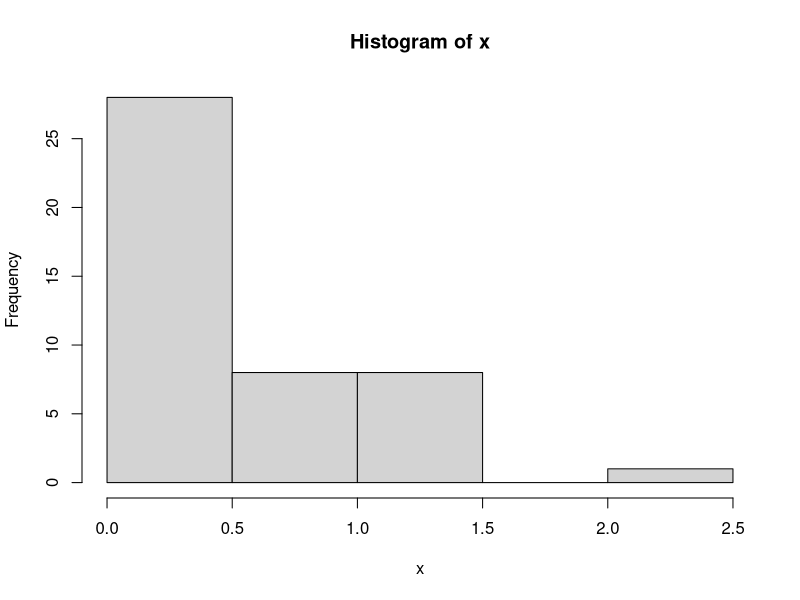
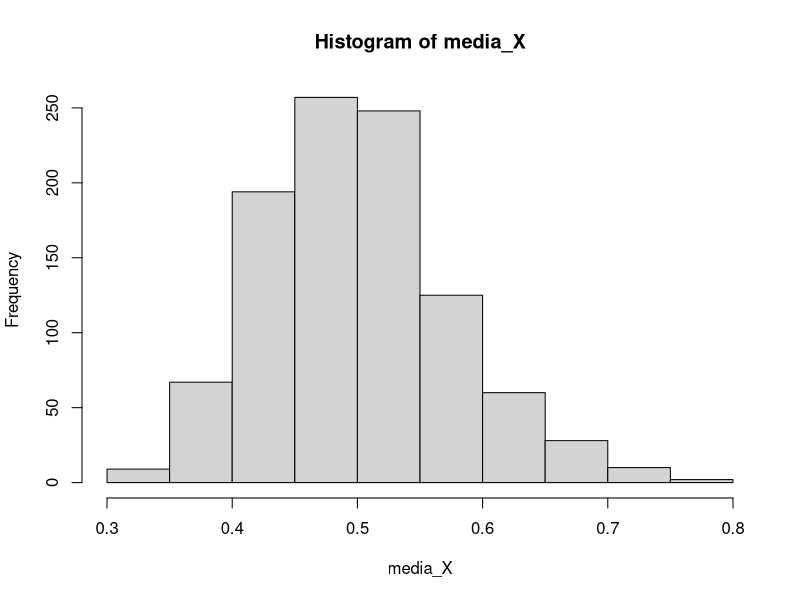
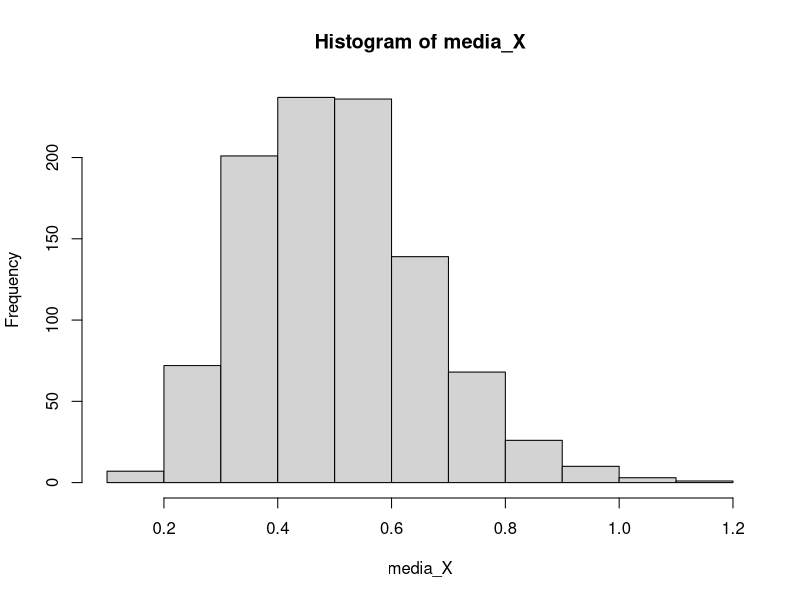
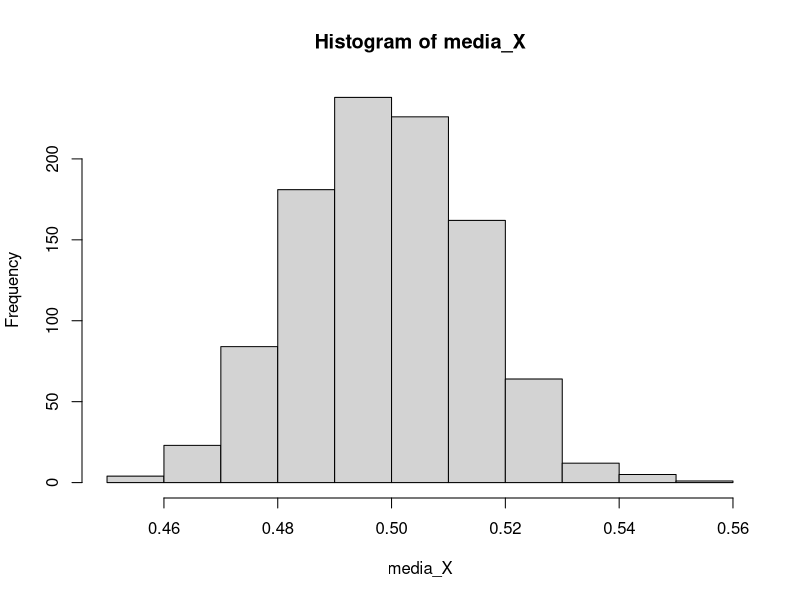
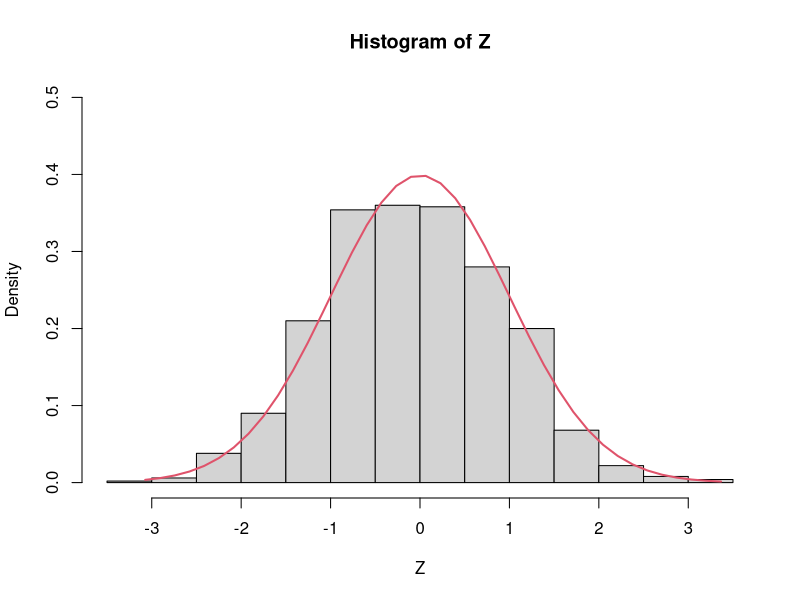
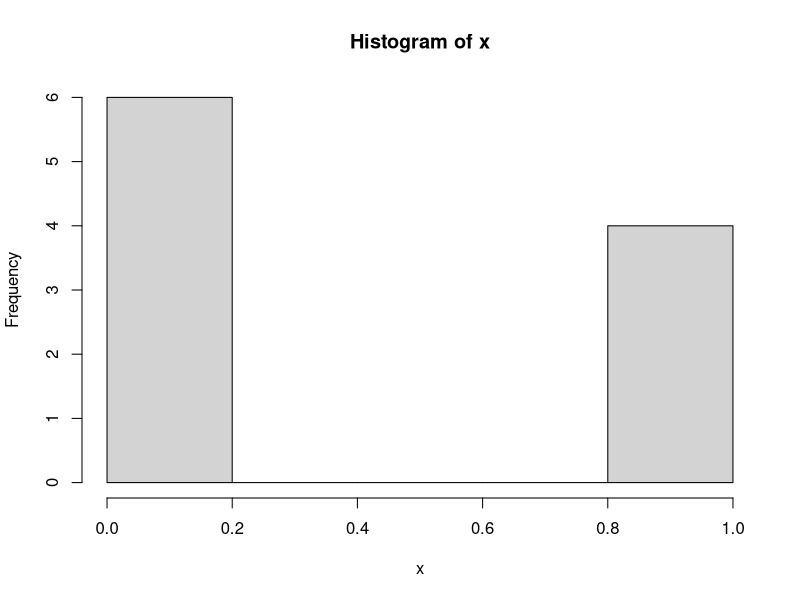
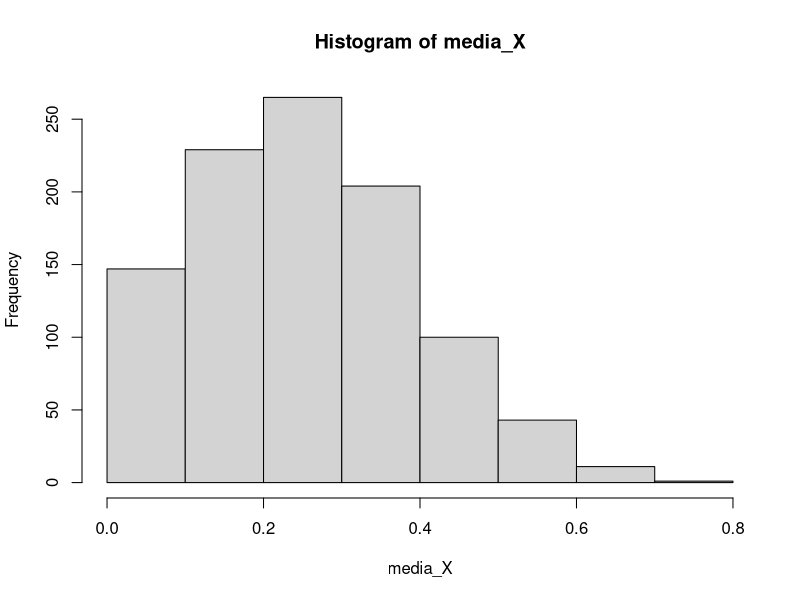
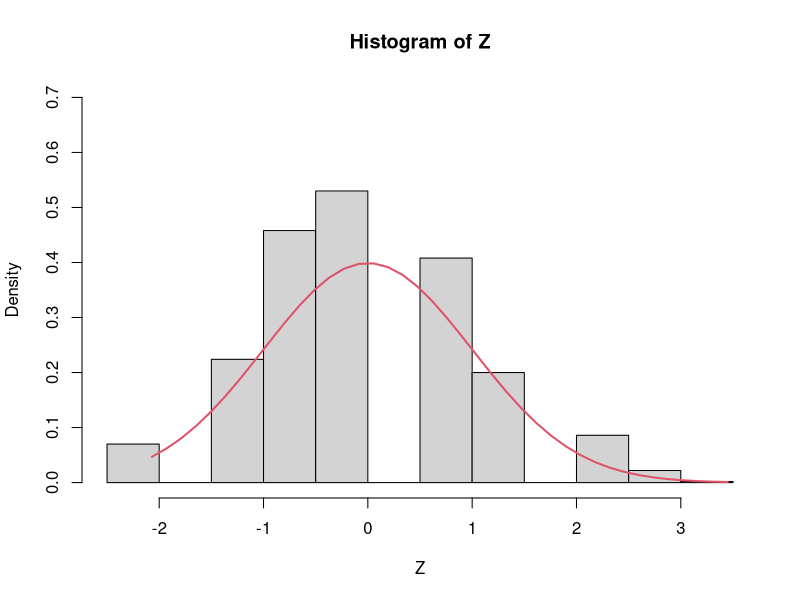

These figures' R source, in order:
## ---- chunk 1
set.seed(100000)
n <- 45
x <- rexp(n,rate=1/0.5) #Importante notar que R usa el argumento de "rate" como el inverso de beta.
hist(x)
mean(x)
var(x)
## ---- chunk 2
K <- 1000
n <- 45
X <- list()
for(i in 1:K){
  X[[i]] <- rexp(n,2) #X es una lista de las K muestras de tamaño 45.
}
## ---- chunk 3
media_X <- sapply(X,mean)
head(media_X)
## ---- chunk 4
hist(media_X)
mean(media_X)
var(media_X)
## ---- chunk 5
K <- 1000
n <- 10
X <- list()
for(i in 1:K){
  X[[i]] <- rexp(n,2) #X es una lista de las K muestras de tamaño 10.
}
## ---- chunk 6
media_X <- sapply(X,mean)
hist(media_X)
mean(media_X)
var(media_X)
## ---- chunk 7
K <- 1000
n <- 1000
X <- list()
for(i in 1:K){
  X[[i]] <- rexp(n,2) #X es una lista de las K muestras de tamaño 100.
}
## ---- chunk 8
media_X <- sapply(X,mean)
hist(media_X)
mean(media_X)
var(media_X)
## ---- chunk 9
Z=(media_X-0.5)/(sqrt(0.5^2/n))
hist(Z,prob=TRUE,ylim=c(0,0.5))
Z2 <- seq(min(Z), max(Z), length = 40)
lines(Z2, dnorm(Z2, mean = 0, sd = 1), col = 2, lwd = 2)
abline()
mean(Z)
var(Z)
## ---- chunk 10
set.seed(123456789)
n <- 10
x <- rbinom(n=n,size=1,prob=0.3)
hist(x)
x
mean(x)
var(x)
## ---- chunk 11
K <- 1000
n <- 10
X <- list()
for(i in 1:K){
  X[[i]] <- rbinom(n=n,size=1,prob=0.3) #¿Cuáles son las otras formas de hacer?
}
## ---- chunk 12
media_X <- sapply(X,mean)
hist(media_X)
mean(media_X)
var(media_X)
## ---- chunk 13
Z=(media_X-0.3)/(sqrt(0.3*0.7/n))
hist(Z,prob=TRUE,ylim=c(0,0.7))
Z2 <- seq(min(Z), max(Z), length = 40)
lines(Z2, dnorm(Z2, mean = 0, sd = 1), col = 2, lwd = 2)
mean(Z)
var(Z)
## ---- chunk 14
K <- 1000
n <- 100
X <- list()
for(i in 1:K){
  X[[i]] <- rbinom(n=n,size=1,prob=0.3) 
}

media_X <- sapply(X,mean)
Z=(media_X-0.3)/(sqrt(0.3*0.7/n))
hist(Z,prob=TRUE,ylim=c(0,0.6))
Z2 <- seq(min(Z), max(Z), length = 40)
lines(Z2, dnorm(Z2, mean = 0, sd = 1), col = 2, lwd = 2)
mean(Z)
var(Z)
## ---- chunk 15
K <- 1000
n <- 10
X <- list()
for(i in 1:K){
  X[[i]] <- rbinom(n=n,size=1,prob=0.3) #¿Cuáles son las otras formas de hacer?
}
var_X <- sapply(X,var)
hist(var_X)
mean(var_X)
var(var_X)
## ---- chunk 16
K <- 1000
n <- 100
X <- list()
for(i in 1:K){
  X[[i]] <- rnorm(n=n,mean=10,sd=sqrt(2)) 
}
## ---- chunk 17
media_X <- sapply(X,mean)
hist(media_X)
mean(media_X)
var(media_X)
## ---- chunk 18
Z=(media_X-10)/(sqrt(2/n))
hist(Z,prob=TRUE,ylim=c(0,0.5))
Z2 <- seq(min(Z), max(Z), length = 40)
lines(Z2, dnorm(Z2, mean = 0, sd = 1), col = 2, lwd = 2)
mean(Z)
var(Z)
## ---- chunk 19
var_X <- sapply(X,var)
hist(var_X)
mean(var_X)
var(var_X)
